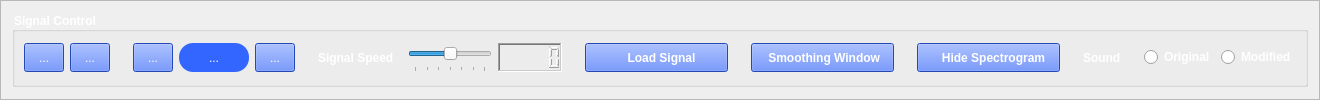
               <widget class="QFrame" name="frame_25">
                <property name="frameShape">
                 <enum>QFrame::StyledPanel</enum>
                </property>
                <property name="frameShadow">
                 <enum>QFrame::Raised</enum>
                </property>
                <layout class="QGridLayout" name="gridLayout_15">
                 <item row="0" column="0">
                  <widget class="QGroupBox" name="groupBox_7">
                   <property name="sizePolicy">
                    <sizepolicy hsizetype="Preferred" vsizetype="Maximum">
                     <horstretch>0</horstretch>
                     <verstretch>0</verstretch>
                    </sizepolicy>
                   </property>
                   <property name="maximumSize">
                    <size>
                     <width>16777215</width>
                     <height>75</height>
                    </size>
                   </property>
                   <property name="font">
                    <font>
                     <pointsize>9</pointsize>
                     <weight>75</weight>
                     <bold>true</bold>
                    </font>
                   </property>
                   <property name="styleSheet">
                    <string notr="true">color: rgb(255, 255, 255);</string>
                   </property>
                   <property name="title">
                    <string>Signal Control</string>
                   </property>
                   <layout class="QGridLayout" name="gridLayout_4">
                    <item row="0" column="0">
                     <layout class="QGridLayout" name="gridLayout">
                      <item row="0" column="1">
                       <widget class="QToolButton" name="Uniform_Range_Zooming_Out_Button">
                        <property name="sizePolicy">
                         <sizepolicy hsizetype="Expanding" vsizetype="Fixed">
                          <horstretch>0</horstretch>
                          <verstretch>0</verstretch>
                         </sizepolicy>
                        </property>
                        <property name="minimumSize">
                         <size>
                          <width>40</width>
                          <height>29</height>
                         </size>
                        </property>
                        <property name="styleSheet">
                         <string notr="true">background-color:#3366ff;</string>
                        </property>
                        <property name="text">
                         <string>...</string>
                        </property>
                        <property name="icon">
                         <iconset>
                          <normaloff>Signal-Equalizer/Assets/zoom-out.png</normaloff>Signal-Equalizer/Assets/zoom-out.png</iconset>
                        </property>
                        <property name="iconSize">
                         <size>
                          <width>20</width>
                          <height>20</height>
                         </size>
                        </property>
                       </widget>
                      </item>
                      <item row="0" column="14">
                       <spacer name="horizontalSpacer_3">
                        <property name="orientation">
                         <enum>Qt::Horizontal</enum>
                        </property>
                        <property name="sizeType">
                         <enum>QSizePolicy::Expanding</enum>
                        </property>
                        <property name="sizeHint" stdset="0">
                         <size>
                          <width>17</width>
                          <height>26</height>
                         </size>
                        </property>
                       </spacer>
                      </item>
                      <item row="0" column="9">
                       <widget class="QLCDNumber" name="Uniform_Range_Signal_Speed_LCD">
                        <property name="enabled">
                         <bool>true</bool>
                        </property>
                        <property name="minimumSize">
                         <size>
                          <width>0</width>
                          <height>29</height>
                         </size>
                        </property>
                        <property name="font">
                         <font>
                          <weight>75</weight>
                          <bold>true</bold>
                         </font>
                        </property>
                        <property name="frameShape">
                         <enum>QFrame::WinPanel</enum>
                        </property>
                        <property name="frameShadow">
                         <enum>QFrame::Sunken</enum>
                        </property>
                        <property name="lineWidth">
                         <number>1</number>
                        </property>
                        <property name="segmentStyle">
                         <enum>QLCDNumber::Outline</enum>
                        </property>
                        <property name="intValue" stdset="0">
                         <number>0</number>
                        </property>
                       </widget>
                      </item>
                      <item row="0" column="15">
                       <widget class="QPushButton" name="Uniform_Range_Hide_Show_Spectrogram_Button">
                        <property name="sizePolicy">
                         <sizepolicy hsizetype="Maximum" vsizetype="Fixed">
                          <horstretch>130</horstretch>
                          <verstretch>0</verstretch>
                         </sizepolicy>
                        </property>
                        <property name="minimumSize">
                         <size>
                          <width>143</width>
                          <height>29</height>
                         </size>
                        </property>
                        <property name="maximumSize">
                         <size>
                          <width>160</width>
                          <height>16777215</height>
                         </size>
                        </property>
                        <property name="sizeIncrement">
                         <size>
                          <width>0</width>
                          <height>0</height>
                         </size>
                        </property>
                        <property name="font">
                         <font>
                          <weight>75</weight>
                          <bold>true</bold>
                         </font>
                        </property>
                        <property name="styleSheet">
                         <string notr="true">background-color:#3366ff;</string>
                        </property>
                        <property name="text">
                         <string>   Hide Spectrogram</string>
                        </property>
                        <property name="icon">
                         <iconset>
                          <normaloff>Signal-Equalizer/Assets/invisible.png</normaloff>Signal-Equalizer/Assets/invisible.png</iconset>
                        </property>
                        <property name="iconSize">
                         <size>
                          <width>20</width>
                          <height>20</height>
                         </size>
                        </property>
                       </widget>
                      </item>
                      <item row="0" column="7">
                       <widget class="QLabel" name="label_24">
                        <property name="minimumSize">
                         <size>
                          <width>84</width>
                          <height>29</height>
                         </size>
                        </property>
                        <property name="font">
                         <font>
                          <pointsize>9</pointsize>
                          <weight>75</weight>
                          <bold>true</bold>
                         </font>
                        </property>
                        <property name="styleSheet">
                         <string notr="true">color: &quot;white&quot;;</string>
                        </property>
                        <property name="text">
                         <string>Signal Speed</string>
                        </property>
                       </widget>
                      </item>
                      <item row="0" column="13">
                       <widget class="QPushButton" name="Uniform_Range_Smoothing_Window_Button">
                        <property name="sizePolicy">
                         <sizepolicy hsizetype="Maximum" vsizetype="Fixed">
                          <horstretch>130</horstretch>
                          <verstretch>0</verstretch>
                         </sizepolicy>
                        </property>
                        <property name="minimumSize">
                         <size>
                          <width>143</width>
                          <height>29</height>
                         </size>
                        </property>
                        <property name="maximumSize">
                         <size>
                          <width>160</width>
                          <height>16777215</height>
                         </size>
                        </property>
                        <property name="font">
                         <font>
                          <weight>75</weight>
                          <bold>true</bold>
                         </font>
                        </property>
                        <property name="styleSheet">
                         <string notr="true">background-color:#3366ff;</string>
                        </property>
                        <property name="text">
                         <string> Smoothing Window</string>
                        </property>
                        <property name="icon">
                         <iconset>
                          <normaloff>Signal-Equalizer/Assets/bell-curve.png</normaloff>Signal-Equalizer/Assets/bell-curve.png</iconset>
                        </property>
                        <property name="iconSize">
                         <size>
                          <width>20</width>
                          <height>20</height>
                         </size>
                        </property>
                       </widget>
                      </item>
                      <item row="0" column="17">
                       <widget class="QLabel" name="label_12">
                        <property name="font">
                         <font>
                          <pointsize>9</pointsize>
                          <weight>75</weight>
                          <bold>true</bold>
                         </font>
                        </property>
                        <property name="text">
                         <string>Sound</string>
                        </property>
                       </widget>
                      </item>
                      <item row="0" column="3">
                       <widget class="QToolButton" name="Uniform_Range_Stop_Button">
                        <property name="sizePolicy">
                         <sizepolicy hsizetype="Expanding" vsizetype="Fixed">
                          <horstretch>0</horstretch>
                          <verstretch>0</verstretch>
                         </sizepolicy>
                        </property>
                        <property name="minimumSize">
                         <size>
                          <width>40</width>
                          <height>29</height>
                         </size>
                        </property>
                        <property name="styleSheet">
                         <string notr="true">background-color:#3366ff;</string>
                        </property>
                        <property name="text">
                         <string>...</string>
                        </property>
                        <property name="icon">
                         <iconset>
                          <normaloff>Signal-Equalizer/Assets/stop-button (2).png</normaloff>Signal-Equalizer/Assets/stop-button (2).png</iconset>
                        </property>
                        <property name="iconSize">
                         <size>
                          <width>20</width>
                          <height>20</height>
                         </size>
                        </property>
                       </widget>
                      </item>
                      <item row="0" column="16">
                       <spacer name="horizontalSpacer_4">
                        <property name="orientation">
                         <enum>Qt::Horizontal</enum>
                        </property>
                        <property name="sizeType">
                         <enum>QSizePolicy::Expanding</enum>
                        </property>
                        <property name="sizeHint" stdset="0">
                         <size>
                          <width>17</width>
                          <height>20</height>
                         </size>
                        </property>
                       </spacer>
                      </item>
                      <item row="0" column="5">
                       <widget class="QToolButton" name="Uniform_Range_Reset_Button">
                        <property name="sizePolicy">
                         <sizepolicy hsizetype="Expanding" vsizetype="Fixed">
                          <horstretch>0</horstretch>
                          <verstretch>0</verstretch>
                         </sizepolicy>
                        </property>
                        <property name="minimumSize">
                         <size>
                          <width>40</width>
                          <height>29</height>
                         </size>
                        </property>
                        <property name="styleSheet">
                         <string notr="true">background-color:#3366ff;</string>
                        </property>
                        <property name="text">
                         <string>...</string>
                        </property>
                        <property name="icon">
                         <iconset>
                          <normaloff>Signal-Equalizer/Assets/rewind.png</normaloff>Signal-Equalizer/Assets/rewind.png</iconset>
                        </property>
                        <property name="iconSize">
                         <size>
                          <width>20</width>
                          <height>20</height>
                         </size>
                        </property>
                       </widget>
                      </item>
                      <item row="0" column="8">
                       <widget class="QSlider" name="Uniform_Range_Signal_Speed_Slider">
                        <property name="sizePolicy">
                         <sizepolicy hsizetype="Expanding" vsizetype="Fixed">
                          <horstretch>120</horstretch>
                          <verstretch>0</verstretch>
                         </sizepolicy>
                        </property>
                        <property name="minimumSize">
                         <size>
                          <width>80</width>
                          <height>29</height>
                         </size>
                        </property>
                        <property name="maximumSize">
                         <size>
                          <width>300</width>
                          <height>16777215</height>
                         </size>
                        </property>
                        <property name="minimum">
                         <number>-3</number>
                        </property>
                        <property name="maximum">
                         <number>3</number>
                        </property>
                        <property name="singleStep">
                         <number>0</number>
                        </property>
                        <property name="pageStep">
                         <number>0</number>
                        </property>
                        <property name="value">
                         <number>0</number>
                        </property>
                        <property name="sliderPosition">
                         <number>0</number>
                        </property>
                        <property name="tracking">
                         <bool>true</bool>
                        </property>
                        <property name="orientation">
                         <enum>Qt::Horizontal</enum>
                        </property>
                        <property name="invertedAppearance">
                         <bool>false</bool>
                        </property>
                        <property name="invertedControls">
                         <bool>false</bool>
                        </property>
                        <property name="tickPosition">
                         <enum>QSlider::TicksBelow</enum>
                        </property>
                        <property name="tickInterval">
                         <number>1</number>
                        </property>
                       </widget>
                      </item>
                      <item row="0" column="20">
                       <widget class="QRadioButton" name="Uniform_Range_Modified_Signal_Sound_Radio_Button">
                        <property name="font">
                         <font>
                          <pointsize>9</pointsize>
                          <weight>75</weight>
                          <bold>true</bold>
                         </font>
                        </property>
                        <property name="text">
                         <string>Modified</string>
                        </property>
                       </widget>
                      </item>
                      <item row="0" column="2">
                       <spacer name="horizontalSpacer_13">
                        <property name="orientation">
                         <enum>Qt::Horizontal</enum>
                        </property>
                        <property name="sizeHint" stdset="0">
                         <size>
                          <width>17</width>
                          <height>26</height>
                         </size>
                        </property>
                       </spacer>
                      </item>
                      <item row="0" column="0">
                       <widget class="QToolButton" name="Uniform_Range_Zooming_In_Button">
                        <property name="sizePolicy">
                         <sizepolicy hsizetype="Expanding" vsizetype="Fixed">
                          <horstretch>0</horstretch>
                          <verstretch>0</verstretch>
                         </sizepolicy>
                        </property>
                        <property name="minimumSize">
                         <size>
                          <width>40</width>
                          <height>29</height>
                         </size>
                        </property>
                        <property name="font">
                         <font>
                          <italic>false</italic>
                         </font>
                        </property>
                        <property name="styleSheet">
                         <string notr="true">background-color:#3366ff;</string>
                        </property>
                        <property name="text">
                         <string>...</string>
                        </property>
                        <property name="icon">
                         <iconset>
                          <normaloff>Signal-Equalizer/Assets/zoomin.png</normaloff>Signal-Equalizer/Assets/zoomin.png</iconset>
                        </property>
                       </widget>
                      </item>
                      <item row="0" column="19">
                       <widget class="QRadioButton" name="Uniform_Range_Original_Signal_Sound_Radio_Button">
                        <property name="font">
                         <font>
                          <pointsize>9</pointsize>
                          <weight>75</weight>
                          <bold>true</bold>
                         </font>
                        </property>
                        <property name="text">
                         <string>Original</string>
                        </property>
                       </widget>
                      </item>
                      <item row="0" column="4">
                       <widget class="QToolButton" name="Uniform_Range_Play_Pause_Button">
                        <property name="sizePolicy">
                         <sizepolicy hsizetype="Expanding" vsizetype="Fixed">
                          <horstretch>0</horstretch>
                          <verstretch>0</verstretch>
                         </sizepolicy>
                        </property>
                        <property name="minimumSize">
                         <size>
                          <width>70</width>
                          <height>29</height>
                         </size>
                        </property>
                        <property name="styleSheet">
                         <string notr="true">background-color:#3366ff;
border-radius: 14px;</string>
                        </property>
                        <property name="text">
                         <string>...</string>
                        </property>
                        <property name="icon">
                         <iconset>
                          <normaloff>Signal-Equalizer/Assets/play (1).png</normaloff>Signal-Equalizer/Assets/play (1).png</iconset>
                        </property>
                        <property name="iconSize">
                         <size>
                          <width>20</width>
                          <height>20</height>
                         </size>
                        </property>
                       </widget>
                      </item>
                      <item row="0" column="10">
                       <spacer name="horizontalSpacer_15">
                        <property name="orientation">
                         <enum>Qt::Horizontal</enum>
                        </property>
                        <property name="sizeType">
                         <enum>QSizePolicy::Expanding</enum>
                        </property>
                        <property name="sizeHint" stdset="0">
                         <size>
                          <width>17</width>
                          <height>26</height>
                         </size>
                        </property>
                       </spacer>
                      </item>
                      <item row="0" column="11">
                       <widget class="QPushButton" name="Uniform_Range_Load_Signal_Button">
                        <property name="sizePolicy">
                         <sizepolicy hsizetype="Maximum" vsizetype="Fixed">
                          <horstretch>130</horstretch>
                          <verstretch>0</verstretch>
                         </sizepolicy>
                        </property>
                        <property name="minimumSize">
                         <size>
                          <width>143</width>
                          <height>29</height>
                         </size>
                        </property>
                        <property name="maximumSize">
                         <size>
                          <width>160</width>
                          <height>16777215</height>
                         </size>
                        </property>
                        <property name="sizeIncrement">
                         <size>
                          <width>0</width>
                          <height>0</height>
                         </size>
                        </property>
                        <property name="font">
                         <font>
                          <weight>75</weight>
                          <bold>true</bold>
                         </font>
                        </property>
                        <property name="styleSheet">
                         <string notr="true">background-color:#3366ff;</string>
                        </property>
                        <property name="text">
                         <string>   Load Signal</string>
                        </property>
                        <property name="icon">
                         <iconset>
                          <normaloff>Signal-Equalizer/Assets/move-to.png</normaloff>Signal-Equalizer/Assets/move-to.png</iconset>
                        </property>
                        <property name="iconSize">
                         <size>
                          <width>20</width>
                          <height>20</height>
                         </size>
                        </property>
                       </widget>
                      </item>
                      <item row="0" column="12">
                       <spacer name="horizontalSpacer_16">
                        <property name="orientation">
                         <enum>Qt::Horizontal</enum>
                        </property>
                        <property name="sizeType">
                         <enum>QSizePolicy::Expanding</enum>
                        </property>
                        <property name="sizeHint" stdset="0">
                         <size>
                          <width>17</width>
                          <height>26</height>
                         </size>
                        </property>
                       </spacer>
                      </item>
                      <item row="0" column="6">
                       <spacer name="horizontalSpacer_14">
                        <property name="orientation">
                         <enum>Qt::Horizontal</enum>
                        </property>
                        <property name="sizeHint" stdset="0">
                         <size>
                          <width>17</width>
                          <height>26</height>
                         </size>
                        </property>
                       </spacer>
                      </item>
                      <item row="0" column="18">
                       <spacer name="horizontalSpacer_7">
                        <property name="orientation">
                         <enum>Qt::Horizontal</enum>
                        </property>
                        <property name="sizeType">
                         <enum>QSizePolicy::Expanding</enum>
                        </property>
                        <property name="sizeHint" stdset="0">
                         <size>
                          <width>17</width>
                          <height>20</height>
                         </size>
                        </property>
                       </spacer>
                      </item>
                     </layout>
                    </item>
                   </layout>
                  </widget>
                 </item>
                </layout>
               </widget>
